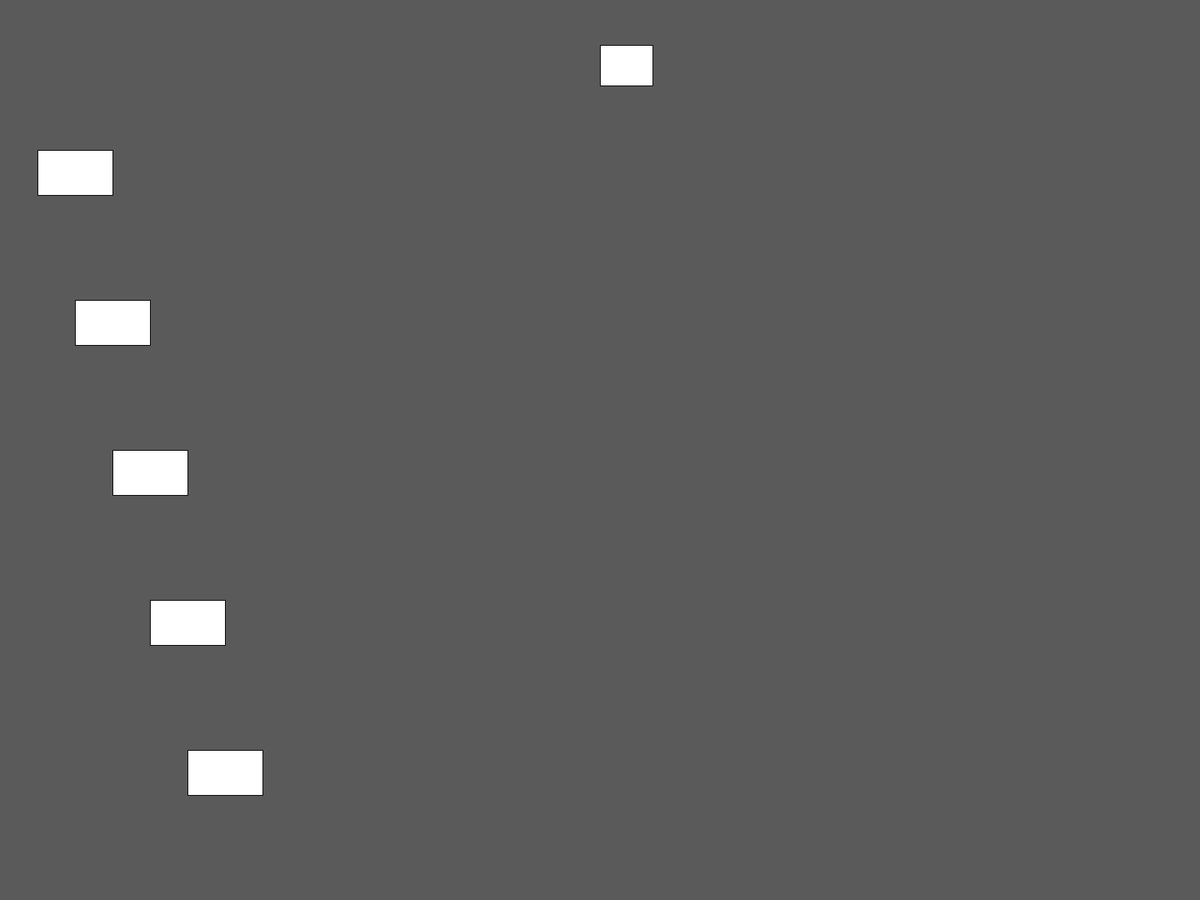
Frame 1 (no input)
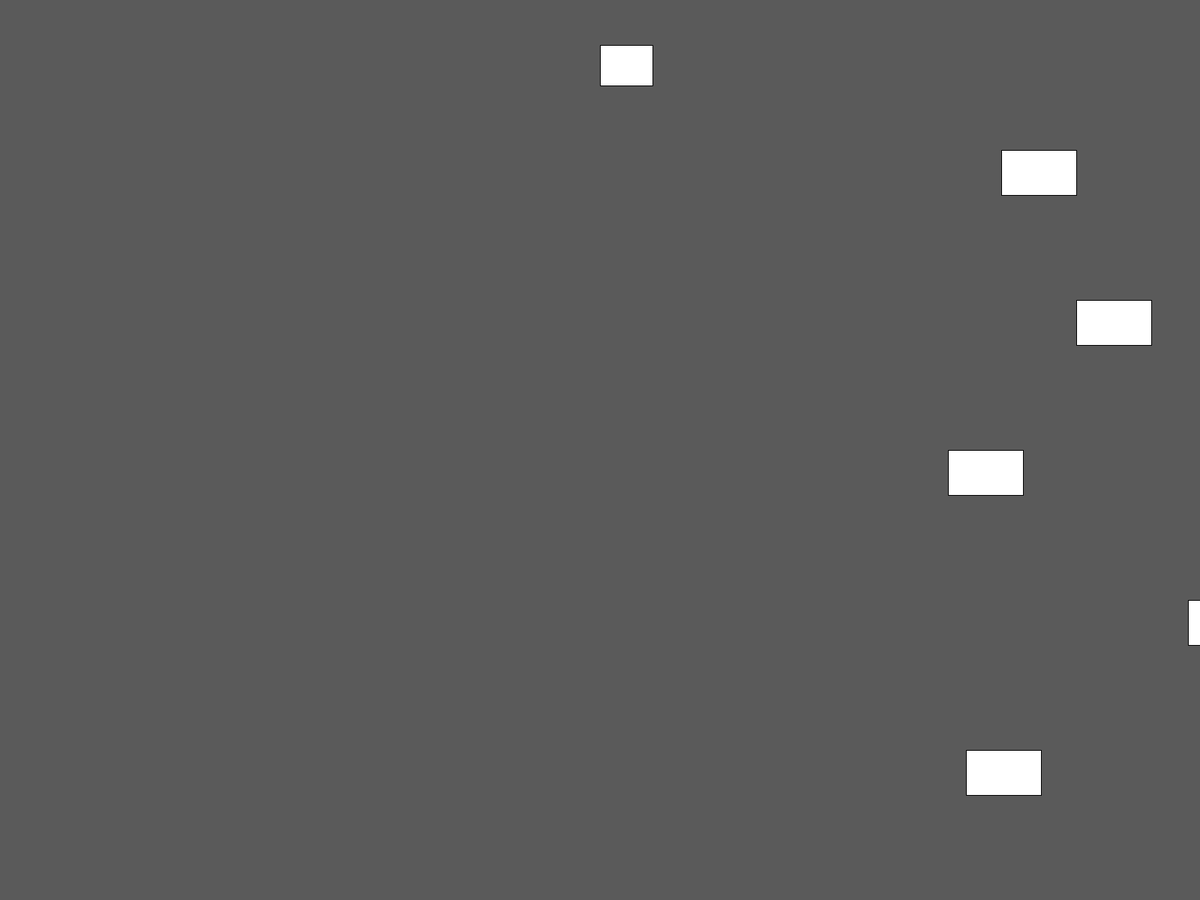
Frame 60 (the mouse pressed at the canvas centre just before this capture)
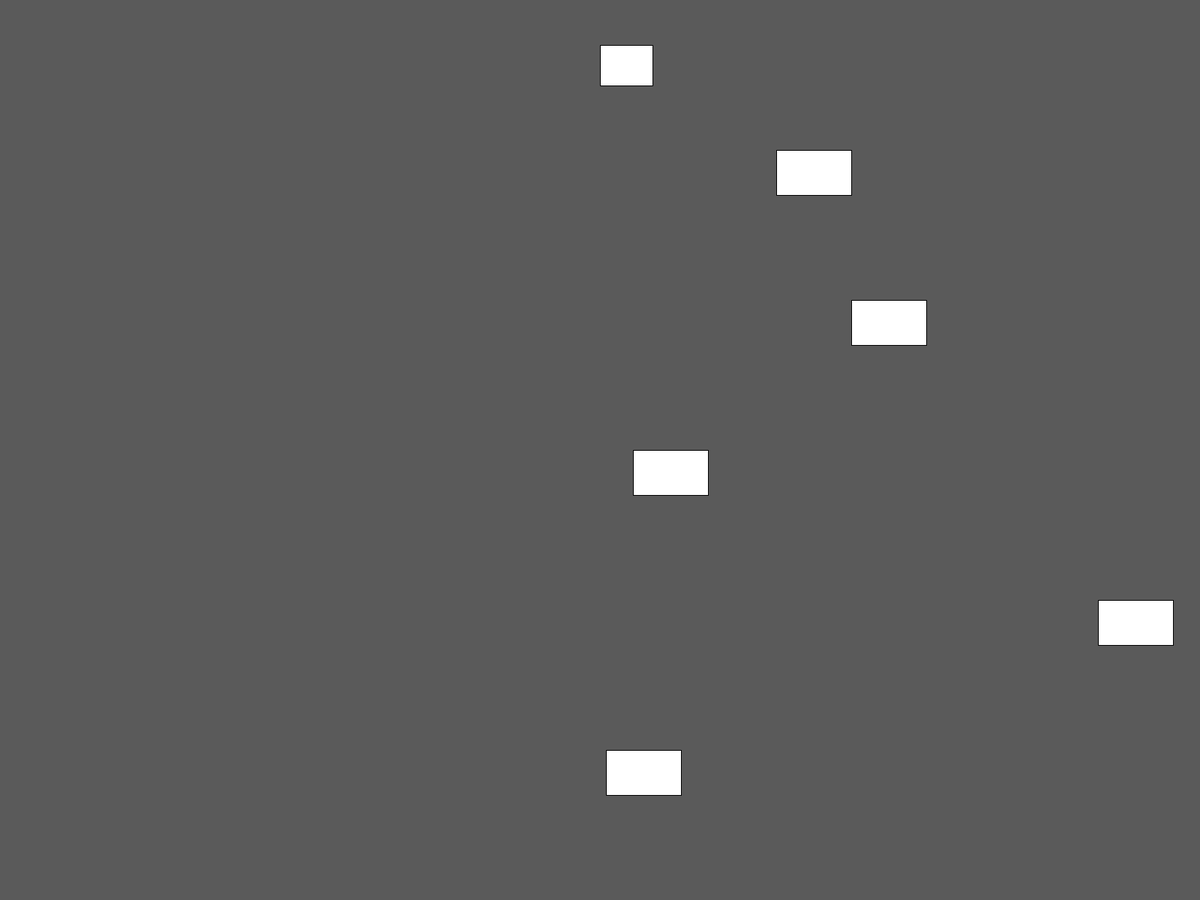
Frame 120 (the mouse held since frame 60 and released just before this capture)

The Processing sketch that drew these frames (run headless with seeded random() and noise(); from frame 60 on, the mouse is pressed at the canvas centre):

// Processing sketch: Frogger
// ── Frogger.pde
//1
int n;
int x;
int y;
//2
int [] yPos;
int [] xPos;
int [] speed;

void setup() {
  //3
  fullScreen();
  //4
  n=5;
  x=width/2;
  y=height/(n*4);

  //5
  yPos = new int[n];
  xPos= new int[n];
  speed = new int[n];

  //6
  for (int i=0; i<n; i++) {
    //7
    xPos[i] = (i+1) *50;
    //8
    yPos[i] = (i+1) *(height)/(n+1);
    //9
    speed[i]=(int)(random(1, 16));
  }
}
void draw() {
  //10
  background(90);
  //11
  for (int i=0; i<n; i++) {
    //12
    rect(xPos[i], yPos[i], 100, height/20);
    //13
    xPos[i]-=speed[i];
    //20
    if (x+70>=xPos[i] &&
      x<=xPos[i]+100 &&
      y+(height/22)>=yPos[i] &&
      y<=yPos[i]+height/20) {
      //21

      print("hit ");
      textSize(128);
      text("loser", width/2, height/2);

      for (int k = 0; k<n; k++) {
        speed[k] = 0;
      }
    }

    //14
    if (xPos[i]<0) {
      xPos[i]=width;
      //15
      speed[i]=(int)(random(1, 15));
    }
  }
  //16
  rect(x, y, 70, height/22);
}

//17
void keyReleased() {
  //18
  y=y+height/20;
  if (y>height) {
    y=height/n*2;
  }
}
